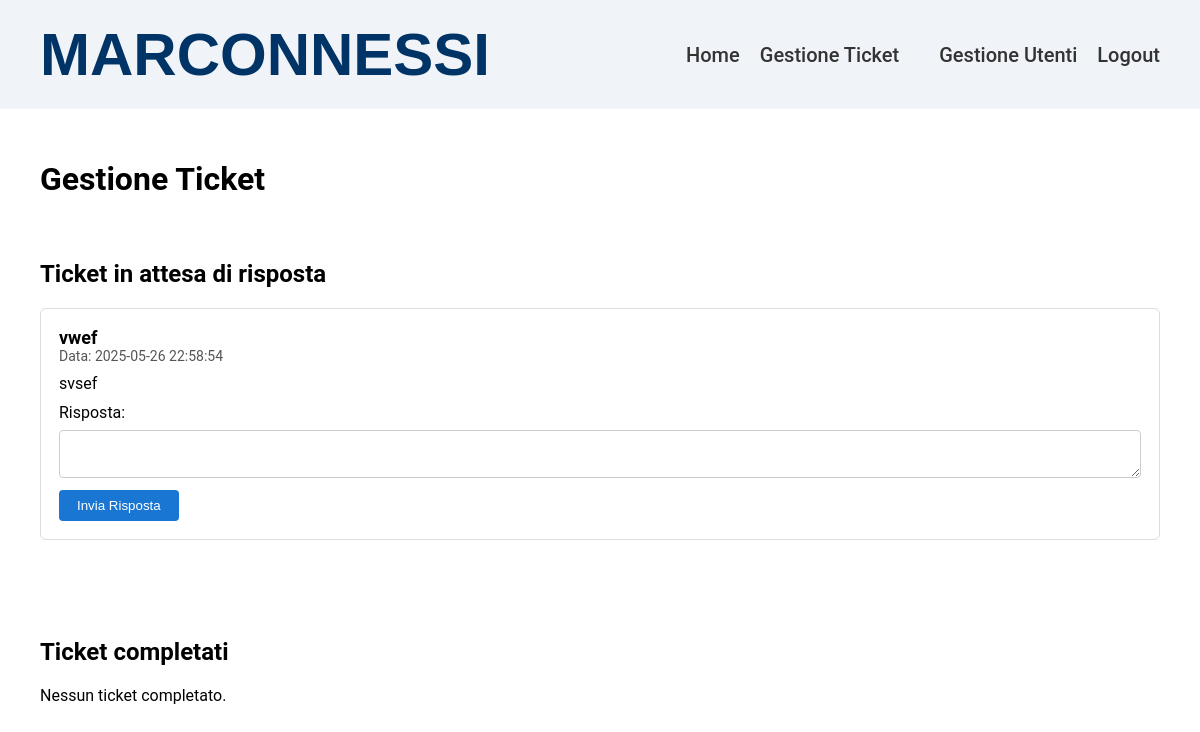
The app's page /marconnessi/pages/ticket-admin.php (signed in), older data.
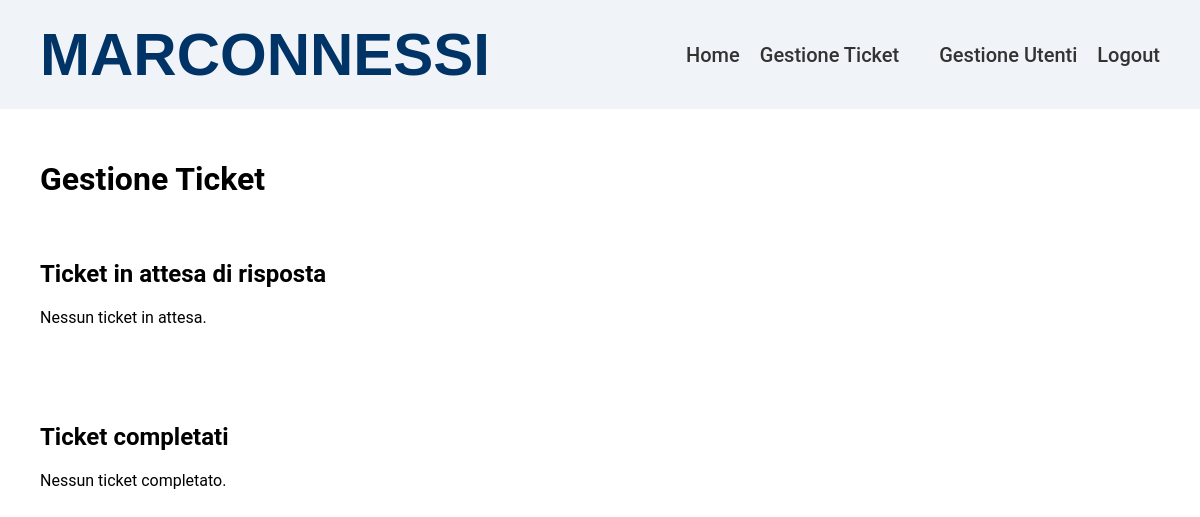
The same page, newer data.
### tables this page shows
CREATE TABLE `ticket` (
  `id` int(11) NOT NULL,
  `oggetto_domanda` varchar(255) NOT NULL,
  `data_domanda` datetime DEFAULT current_timestamp(),
  `domanda_txt` text NOT NULL,
  `data_risposta` datetime DEFAULT NULL,
  `risposta_txt` text DEFAULT NULL,
  `id_persona` int(11) NOT NULL
);

### marconnessi/models/ticket.php (called while the page is built, shortened)
<?php
class Ticket
{
    private $conn;
    private $table_name = "ticket";
    public function __construct($db)
    {
        $this->conn = $db;
    }
    public function read()
    {
        $query = "SELECT * FROM " . $this->table_name . " ORDER BY data_domanda DESC";
        return $this->conn->query($query);
    }
}
?>

### marconnessi/pages/ticket-admin.php (the view, shortened to what this page needs)
<?php
include_once "../models/ticket.php";
$database = new Database();
$db = $database->getConnection();
$ticket = new Ticket($db);
$result = $ticket->read();
$tickets_attesa = [];
$tickets_risolti = [];
while ($row = $result->fetch_assoc()) {
    if (empty($row['risposta_txt'])) {
        $tickets_attesa[] = $row;
    } else {
        $tickets_risolti[] = $row;
    }
}
?>
<!DOCTYPE html>
<html lang="it">
<head>
  <link rel="stylesheet" href="../assets/style-home.css">
</head>
<body>
  <header>
    <div class="logo">MARCONNESSI</div>
    <nav>
      <ul>
        <li><a href="Home.php">Home</a></li>
        <li><a href="ticket-admin.php">Gestione Ticket</a></li>
        <li><a href="admin-utenti.php">Gestione Utenti</a></li>
        <li><a href="../logout.php">Logout</a></li>
      </ul>
    </nav>
  </header>
  <div class="container">
    <h1>Gestione Ticket</h1>
    <div class="ticket-section">
      <h2>Ticket in attesa di risposta</h2>
      <?php if (count($tickets_attesa) == 0): ?>
        <p>Nessun ticket in attesa.</p>
      <?php else: ?>
        <?php foreach ($tickets_attesa as $t): ?>
          <div class="ticket-admin" id="ticket-<?php echo $t['id']; ?>">
            <div class="titolo"><?php echo htmlspecialchars($t['oggetto_domanda']); ?></div>
            <div class="data">Data: <?php echo htmlspecialchars($t['data_domanda']); ?></div>
            <div class="corpo"><?php echo nl2br(htmlspecialchars($t['domanda_txt'])); ?></div>
            <form class="rispondi-form" data-id="<?php echo $t['id']; ?>">
              <label for="risposta_<?php echo $t['id']; ?>">Risposta:</label>
              <textarea id="risposta_<?php echo $t['id']; ?>" required></textarea>
              <button type="submit">Invia Risposta</button>
            </form>
          </div>
        <?php endforeach; ?>
      <?php endif; ?>
    </div>
    <div class="ticket-section">
      <h2>Ticket completati</h2>
      <?php if (count($tickets_risolti) == 0): ?>
        <p>Nessun ticket completato.</p>
      <?php endif; ?>
    </div>
  </div>
</body>
</html>

### marconnessi/assets/style-home.css (style rules this page uses)
* { box-sizing: border-box; }
body { margin: 0; font-family: 'Roboto', sans-serif; background-color: #ffffff; }
header { background-color: #f0f4f8; padding: 20px 40px; display: flex; justify-content: space-between; align-items: center; width: 100%; }
.logo { font-family: 'Montserrat', sans-serif; font-size: 60px; color: #003366; font-weight: bold; }
nav ul { list-style: none; display: flex; gap: 20px; margin: 0; padding: 0; }
nav ul li a { text-decoration: none; color: #333333; font-size: 20px; font-weight: 500; transition: color 0.3s; }
.container { display: flex; flex-direction: column; padding: 30px 40px; gap: 20px; width: 100%; }
.ticket-section { margin-bottom: 40px; }
.ticket-admin { border:1px solid #ddd; border-radius:6px; margin-bottom:18px; padding:18px; background:#fff; }
.ticket-admin .titolo { font-weight:bold; font-size:18px; }
.ticket-admin .data { color:#555; font-size:14px; }
.ticket-admin .corpo { margin:10px 0; }
.rispondi-form textarea { width:100%; margin:8px 0; padding:8px; border-radius:4px; border:1px solid #ccc; }
.rispondi-form button { background:#1976d2; color:#fff; border:none; border-radius:4px; padding:8px 18px; cursor:pointer; }

### marconnessi/pages/ticket-admin.php (style rules this page uses)
.ticket-section { margin-bottom: 40px; }
.ticket-admin { border:1px solid #ddd; border-radius:6px; margin-bottom:18px; padding:18px; background:#fff; }
.ticket-admin .titolo { font-weight:bold; font-size:18px; }
.ticket-admin .data { color:#555; font-size:14px; }
.ticket-admin .corpo { margin:10px 0; }
.rispondi-form textarea { width:100%; margin:8px 0; padding:8px; border-radius:4px; border:1px solid #ccc; }
.rispondi-form button { background:#1976d2; color:#fff; border:none; border-radius:4px; padding:8px 18px; cursor:pointer; }

Row changes from the older to the newer data that the page shows:
removed ticket: oggetto_domanda "vwef", data_domanda "2025-05-26 22:58:54", domanda_txt "svsef"
Text that changed along with them:
text now shown: "Nessun ticket in attesa."
